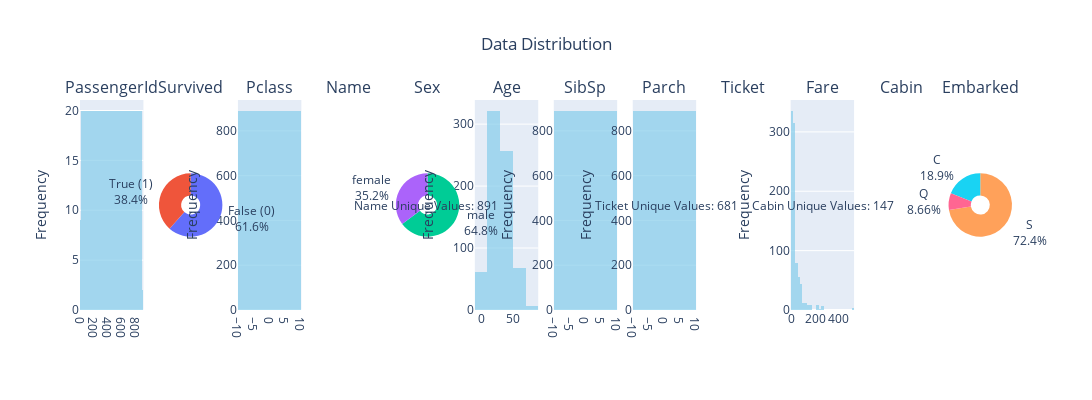

Notebook source saved alongside this figure:
### Code cell
import pandas as pd
from plotly.subplots import make_subplots
import plotly.express as px
import plotly.graph_objects as go

class DataDistributionVisualizer:
    def __init__(self, data):
        self.data = data
        self.column_types = {}
        
        # Classify columns while maintaining original order
        for col in self.data.columns:
            if self.data[col].dtype in ['int64', 'float64']:
                unique_vals = set(self.data[col].dropna().unique())
                if unique_vals == {0, 1} or unique_vals == {0.0, 1.0}:
                    self.column_types[col] = 'binary'
                else:
                    self.column_types[col] = 'numerical'
            else:
                self.column_types[col] = 'categorical'

    def distribution_grid(self):
        num_cols = len(self.data.columns)
        
        # Create specs array - one row, many columns
        specs = [[{"type": "xy" if self.column_types[col] == 'numerical' else "domain"} 
                 for col in self.data.columns]]
        
        fig = make_subplots(
            rows=1,
            cols=num_cols,
            subplot_titles=self.data.columns,
            specs=specs
        )

        # Create visualizations in original column order
        for i, column in enumerate(self.data.columns):
            col = i + 1  # plotly uses 1-based indexing
            
            if self.column_types[column] == 'numerical':
                # Histogram for numerical columns
                histogram_fig = px.histogram(self.data, x=column, 
                                          color_discrete_sequence=["skyblue"],  
                                          opacity=0.7)
                for trace in histogram_fig.data:
                    fig.add_trace(trace, row=1, col=col)
                fig.update_yaxes(title_text='Frequency', row=1, col=col)
            
            else:  # binary or categorical
                category_counts = self.data[column].value_counts()
                
                if self.column_types[column] == 'binary':
                    # For binary columns, create custom labels
                    labels = ['False (0)', 'True (1)'] if len(category_counts) == 2 else \
                            ['True (1)' if 1 in category_counts.index else 'False (0)']
                    values = [category_counts.get(0, 0), category_counts.get(1, 0)] if len(category_counts) == 2 else \
                            [category_counts.iloc[0]]
                else:
                    # For regular categorical columns
                    labels = category_counts.index
                    values = category_counts.values

                if len(category_counts) <= 20:
                    try:
                        fig.add_trace(go.Pie(
                            labels=labels,
                            values=values,
                            hole=0.3,
                            textinfo='label+percent',
                            insidetextorientation='radial'
                        ), row=1, col=col)
                    except ValueError as e:
                        fig.add_annotation(
                            xref='paper', yref='paper',
                            x=(col - 0.5) / num_cols,
                            y=0.5,
                            text=f'{column}\nUnique Values: {len(category_counts)}',
                            showarrow=False,
                            font=dict(size=12)
                        )
                else:
                    fig.add_annotation(
                        xref='paper', yref='paper',
                        x=(col - 0.5) / num_cols,
                        y=0.5,
                        text=f'{column}\nUnique Values: {len(category_counts)}',
                        showarrow=False,
                        font=dict(size=12)
                    )

        # Update layout
        fig.update_layout(
            title_text='Data Distribution',
            title_x=0.5,
            height=400,  # Fixed height since we only have one row
            width=300 * num_cols,  # Scale width based on number of columns
            showlegend=False
        )
        
        return fig

# Example usage
df = pd.read_csv('models/titanic.csv')  # Adjust the path to your dataset
visualizer = DataDistributionVisualizer(df)
fig = visualizer.distribution_grid()
fig.show()

### Figure 1 — Plotly figure (JSON) as saved in the notebook; plotly's stock layout.template omitted (floating-point values rounded to 4 significant figures; data arrays with more than 128 entries replaced by an {"elided": "..."} marker saying what was removed)
{"data": [{"alignmentgroup": "True", "bingroup": "x", "hovertemplate": "PassengerId=%{x}<br>count=%{y}<extra></extra>", "legendgroup": "", "marker": {"color": "skyblue", "opacity": 0.7, "pattern": {"shape": ""}}, "name": "", "offsetgroup": "", "orientation": "v", "showlegend": false, "type": "histogram", "x": {"elided": "891 int values"}, "xaxis": "x", "yaxis": "y"}, {"domain": {"x": [0.08472, 0.1528], "y": [0, 1]}, "hole": 0.3, "insidetextorientation": "radial", "labels": ["False (0)", "True (1)"], "textinfo": "label+percent", "type": "pie", "values": [549, 342]}, {"alignmentgroup": "True", "bingroup": "x", "hovertemplate": "Pclass=%{x}<br>count=%{y}<extra></extra>", "legendgroup": "", "marker": {"color": "skyblue", "opacity": 0.7, "pattern": {"shape": ""}}, "name": "", "offsetgroup": "", "orientation": "v", "showlegend": false, "type": "histogram", "x": {"elided": "891 int values"}, "xaxis": "x2", "yaxis": "y2"}, {"domain": {"x": [0.3389, 0.4069], "y": [0, 1]}, "hole": 0.3, "insidetextorientation": "radial", "labels": ["male", "female"], "textinfo": "label+percent", "type": "pie", "values": [577, 314]}, {"alignmentgroup": "True", "bingroup": "x", "hovertemplate": "Age=%{x}<br>count=%{y}<extra></extra>", "legendgroup": "", "marker": {"color": "skyblue", "opacity": 0.7, "pattern": {"shape": ""}}, "name": "", "offsetgroup": "", "orientation": "v", "showlegend": false, "type": "histogram", "x": {"elided": "891 float values"}, "xaxis": "x3", "yaxis": "y3"}, {"alignmentgroup": "True", "bingroup": "x", "hovertemplate": "SibSp=%{x}<br>count=%{y}<extra></extra>", "legendgroup": "", "marker": {"color": "skyblue", "opacity": 0.7, "pattern": {"shape": ""}}, "name": "", "offsetgroup": "", "orientation": "v", "showlegend": false, "type": "histogram", "x": {"elided": "891 int values"}, "xaxis": "x4", "yaxis": "y4"}, {"alignmentgroup": "True", "bingroup": "x", "hovertemplate": "Parch=%{x}<br>count=%{y}<extra></extra>", "legendgroup": "", "marker": {"color": "skyblue", "opacity": 0.7, "pattern": {"shape": ""}}, "name": "", "offsetgroup": "", "orientation": "v", "showlegend": false, "type": "histogram", "x": {"elided": "891 int values"}, "xaxis": "x5", "yaxis": "y5"}, {"alignmentgroup": "True", "bingroup": "x", "hovertemplate": "Fare=%{x}<br>count=%{y}<extra></extra>", "legendgroup": "", "marker": {"color": "skyblue", "opacity": 0.7, "pattern": {"shape": ""}}, "name": "", "offsetgroup": "", "orientation": "v", "showlegend": false, "type": "histogram", "x": {"elided": "891 float values"}, "xaxis": "x6", "yaxis": "y6"}, {"domain": {"x": [0.9319, 1.0], "y": [0, 1]}, "hole": 0.3, "insidetextorientation": "radial", "labels": ["S", "C", "Q"], "textinfo": "label+percent", "type": "pie", "values": [644, 168, 77]}], "layout": {"annotations": [{"font": {"size": 16}, "showarrow": false, "text": "PassengerId", "x": 0.03403, "xanchor": "center", "xref": "paper", "y": 1, "yanchor": "bottom", "yref": "paper"}, {"font": {"size": 16}, "showarrow": false, "text": "Survived", "x": 0.1187, "xanchor": "center", "xref": "paper", "y": 1, "yanchor": "bottom", "yref": "paper"}, {"font": {"size": 16}, "showarrow": false, "text": "Pclass", "x": 0.2035, "xanchor": "center", "xref": "paper", "y": 1, "yanchor": "bottom", "yref": "paper"}, {"font": {"size": 16}, "showarrow": false, "text": "Name", "x": 0.2882, "xanchor": "center", "xref": "paper", "y": 1, "yanchor": "bottom", "yref": "paper"}, {"font": {"size": 16}, "showarrow": false, "text": "Sex", "x": 0.3729, "xanchor": "center", "xref": "paper", "y": 1, "yanchor": "bottom", "yref": "paper"}, {"font": {"size": 16}, "showarrow": false, "text": "Age", "x": 0.4576, "xanchor": "center", "xref": "paper", "y": 1, "yanchor": "bottom", "yref": "paper"}, {"font": {"size": 16}, "showarrow": false, "text": "SibSp", "x": 0.5424, "xanchor": "center", "xref": "paper", "y": 1, "yanchor": "bottom", "yref": "paper"}, {"font": {"size": 16}, "showarrow": false, "text": "Parch", "x": 0.6271, "xanchor": "center", "xref": "paper", "y": 1, "yanchor": "bottom", "yref": "paper"}, {"font": {"size": 16}, "showarrow": false, "text": "Ticket", "x": 0.7118, "xanchor": "center", "xref": "paper", "y": 1, "yanchor": "bottom", "yref": "paper"}, {"font": {"size": 16}, "showarrow": false, "text": "Fare", "x": 0.7965, "xanchor": "center", "xref": "paper", "y": 1, "yanchor": "bottom", "yref": "paper"}, {"font": {"size": 16}, "showarrow": false, "text": "Cabin", "x": 0.8812, "xanchor": "center", "xref": "paper", "y": 1, "yanchor": "bottom", "yref": "paper"}, {"font": {"size": 16}, "showarrow": false, "text": "Embarked", "x": 0.966, "xanchor": "center", "xref": "paper", "y": 1, "yanchor": "bottom", "yref": "paper"}, {"font": {"size": 12}, "showarrow": false, "text": "Name\nUnique Values: 891", "x": 0.2917, "xref": "paper", "y": 0.5, "yref": "paper"}, {"font": {"size": 12}, "showarrow": false, "text": "Ticket\nUnique Values: 681", "x": 0.7083, "xref": "paper", "y": 0.5, "yref": "paper"}, {"font": {"size": 12}, "showarrow": false, "text": "Cabin\nUnique Values: 147", "x": 0.875, "xref": "paper", "y": 0.5, "yref": "paper"}], "height": 400, "showlegend": false, "title": {"text": "Data Distribution", "x": 0.5}, "width": 3600, "xaxis": {"anchor": "y", "domain": [0, 0.06806]}, "xaxis2": {"anchor": "y2", "domain": [0.1694, 0.2375]}, "xaxis3": {"anchor": "y3", "domain": [0.4236, 0.4917]}, "xaxis4": {"anchor": "y4", "domain": [0.5083, 0.5764]}, "xaxis5": {"anchor": "y5", "domain": [0.5931, 0.6611]}, "xaxis6": {"anchor": "y6", "domain": [0.7625, 0.8306]}, "yaxis": {"anchor": "x", "domain": [0, 1], "title": {"text": "Frequency"}}, "yaxis2": {"anchor": "x2", "domain": [0, 1], "title": {"text": "Frequency"}}, "yaxis3": {"anchor": "x3", "domain": [0, 1], "title": {"text": "Frequency"}}, "yaxis4": {"anchor": "x4", "domain": [0, 1], "title": {"text": "Frequency"}}, "yaxis5": {"anchor": "x5", "domain": [0, 1], "title": {"text": "Frequency"}}, "yaxis6": {"anchor": "x6", "domain": [0, 1], "title": {"text": "Frequency"}}}}
